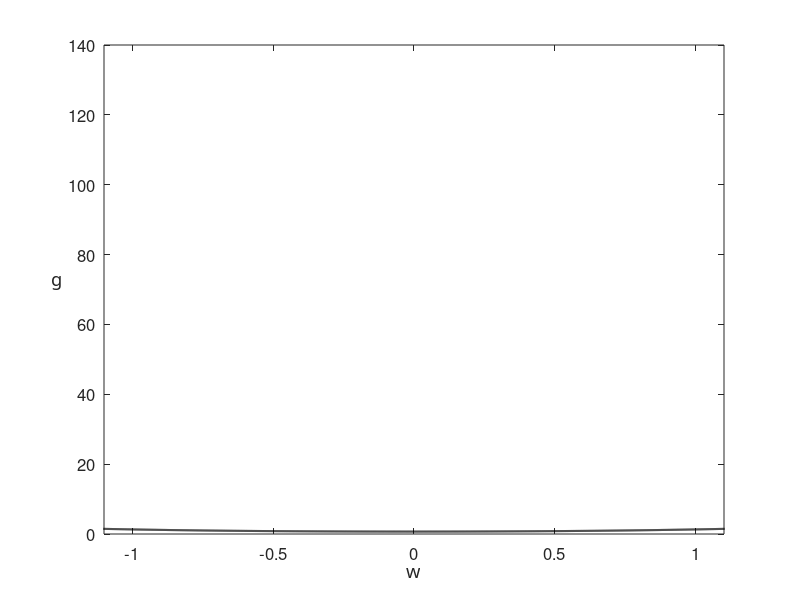

MATLAB code for this plot: (Note: this script raises an error after producing the figure.)
% convex_grad_surrogate.m is a toy wrapper to illustrate the path
% taken by gradient descent.  The steps are evaluated 
% at the objective, and then plotted.  For the first 5 iterations the
% linear surrogate used to transition from point to point is also plotted.
% The plotted points on the objective turn from green to red as the 
% algorithm converges (or reaches a maximum iteration count, preset to 50).
%
% The (convex) function here is
%
% f(w) = log(1 + exp(w^2))
% This file pairs with chapter 2 of the textbook "Machine Learning Refined" published by Cambridge University Press

function convex_grad_surrogate()

%%% dials to play with %%%
alpha = .1;  % step length/learning rate (for gradient descent)

%%% create function to perform hessian descent on %%%
range = 1.1;    % symmetric range over which to plot the function
[a,b] = make_fun(range);
w0 = choose_starter(a,b,range);
disp(['You picked starting point x0 = ',num2str(w0)])

%%% perform gradient descent %%%
[in,out] = gradient_descent(alpha,w0);

%%% plot function with hessian descent objective evaluations %%%
plot_it_all(in,out,range)

%%%%%%%% subfunctions %%%%%%%%
% performs gradient descent
function [in,out] = gradient_descent(alpha,w)

    % initializations
    grad_stop = 10^-3;
    max_its = 50;
    iter = 1;
    grad = 1;
    in = [w];
    out = [log(1 + exp(w^2))];
    
    % main loop
    while abs(grad) > grad_stop && iter <= max_its
        % take gradient step
        grad = (2*exp(w^2)*w)/(exp(w^2) + 1);
        w = w - alpha*grad;

        % update containers
        in = [in w];
        out = [out log(1 + exp(w^2))];

        % update stopers
        iter = iter + 1;
    end
end

% evaluate the objective
function z = obj(y)
    z = log(1 + exp(y^2));
end 

% evaluate the gradient
function z = grad(y)
    z = (2*exp(y^2)*y)/(exp(y^2) + 1);
end 
     
% evaluate surrogate
function z = surrogate(y,x)
    z = obj(y) + grad(y)*(x - y);
end

% plot evaluation of descent steps 
function plot_steps(in,out)
    
    % colors for points
    s = (1/length(out):1/length(out):1)';
    colorspec = [s.^(1),flipud(s), zeros(length(out),1)];
    
    % plot initial point
    hold on
    plot(in(1),out(1),'o','Color',colorspec(1,:),'MarkerFaceColor',colorspec(1,:),'MarkerSize',6)
    text(in(1),out(1),num2str(0),'VerticalAlignment','bottom','HorizontalAlignment','right','FontSize',15)
    
    % plot first surrogate and point traveled to
    s_range = 0.5;
    s = in(2) - s_range:0.01:in(2) + s_range;
    t = surrogate(in(1),s);
    h = plot(s,t,'--','Color','m');
    hold on
    pause(2)
    r = plot(s(ceil(length(s)/2)),t(ceil(length(s)/2)),'o','Color','b','MarkerFaceColor','b','MarkerSize',6);

    
    for i = 1:length(out) - 1
            if i < 5
                pause(1.5)
                
                % plot point 
                hold on
                plot(in(i+1),out(i+1),'o','Color',colorspec(i,:),'MarkerFaceColor',colorspec(i,:),'MarkerSize',7)
               
                % plot iter number
                hold on
                text(in(i+1),out(i+1),num2str(i),'VerticalAlignment','bottom','HorizontalAlignment','right','FontSize',15)
                
                % plot surrogate
                if i < length(out) - 2
                    pause(0.5)
                    delete(h);
                    delete(r);
                    s_range = 0.5;
                    s = in(i+1) - s_range:0.001:in(i+1) + s_range;
                    t = surrogate(in(i+1),s);
                    hold on
                    pause(0.5)
                    h = plot(s,t,'--','Color','m');
                    hold on
                    [val,ind] = min(abs(s - in(i + 2)));
                    r = plot(s(ind),t(ind),'o','Color','b','MarkerFaceColor','b','MarkerSize',6);
                end         
            end
        if i == 5
            delete(h);
            delete(r);
        end
        if i > 5 && i < 15 % just plot point so things don't get too cluttered
            pause(0.3)
            
            % show connector on obj function
            hold on
            plot([in(i),in(i + 1)],[out(i),out(i + 1)],'--','Color','b')

            % plot point
            hold on
            plot(in(i+1),out(i+1),'o','Color',colorspec(i,:),'MarkerFaceColor',colorspec(i,:),'MarkerSize',7)
        end
        if i >= 15 % just plot point so things don't get too cluttered
            pause(0.1)
            
            % show connector on obj function
            hold on
            plot([in(i),in(i + 1)],[out(i),out(i + 1)],'--','Color','b')
            
            % plot point
            plot(in(i+1),out(i+1),'o','Color',colorspec(i,:),'MarkerFaceColor',colorspec(i,:),'MarkerSize',7)
        end 
        if i == length(out) - 1
            hold on
            text(in(i+1),out(i+1),num2str(i),'VerticalAlignment','bottom','HorizontalAlignment','right','FontSize',15)
        end
    end
end

% makes desired function over -range*10 to range*10
function [a,b] = make_fun(range)
    a = [-range*10:0.001:range*10];
    b = log(1 + exp(a.^2));
end

% plots everything
function plot_it_all(in,out,range)
    % plot function first
    plot(a,b,'k','LineWidth',1.5)

    % adjust window for best visualization,remove possible infinity values
    % obtained from too big of learning rate grad descent steps
    ind = isnan(in);
    in(ind) = [];
    out(ind) = [];
    ind = isinf(out);
    in(ind) = [];
    out(ind) = [];
    axis([min([-range,in]) max([range,in]) (min(out) - 0.1) (max(out) + 0.1)])
    box on
    xlabel('w','Fontsize',18,'FontName','cmmi9')
    ylabel('g  ','Fontsize',18,'FontName','cmmi9')
    set(get(gca,'YLabel'),'Rotation',0)
    set(gcf,'color','w');
    set(gca,'FontSize',12);

    % plot grad descent steps evaluated at the objective
    plot_steps(in,out)
end

% allows selection of initial point
function z = choose_starter(a,b,r)
    % make window for point picking
    plot(a,b,'k','LineWidth',1.5)
    axis([-r r log(2) log(1 + exp(1))])
    title('Pick starting point!')
    box on
    xlabel('x','Fontsize',18,'FontName','cmmi9')
    ylabel('f','Fontsize',18,'FontName','cmmi9')
    set(get(gca,'YLabel'),'Rotation',0)
    set(gcf,'color','w');
    set(gca,'FontSize',12);

    % pick a point
    [z,w]=ginput(1);
    close gcf
end
end
